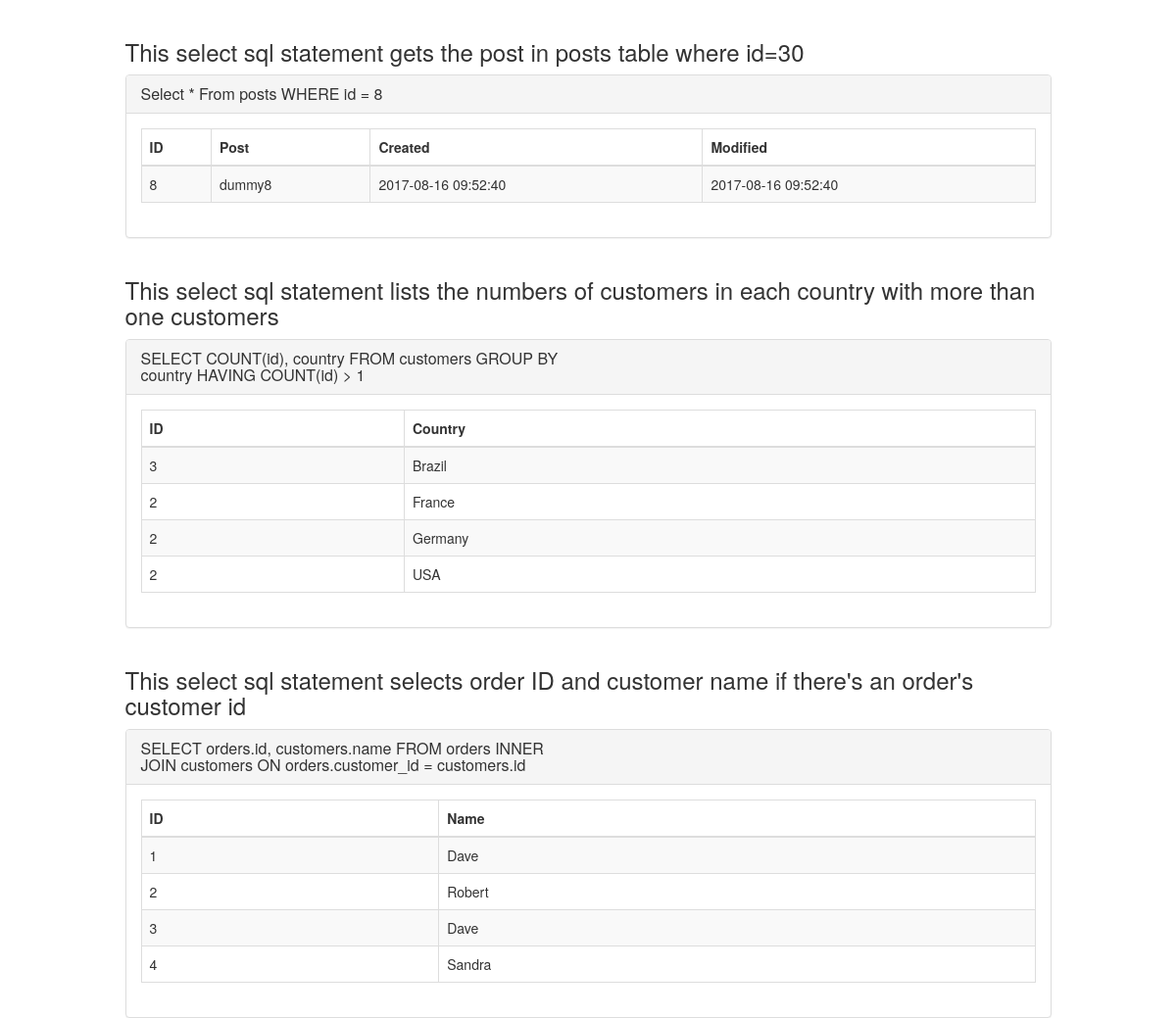
The app's page /database/database-3-4.php (upper part), older data.
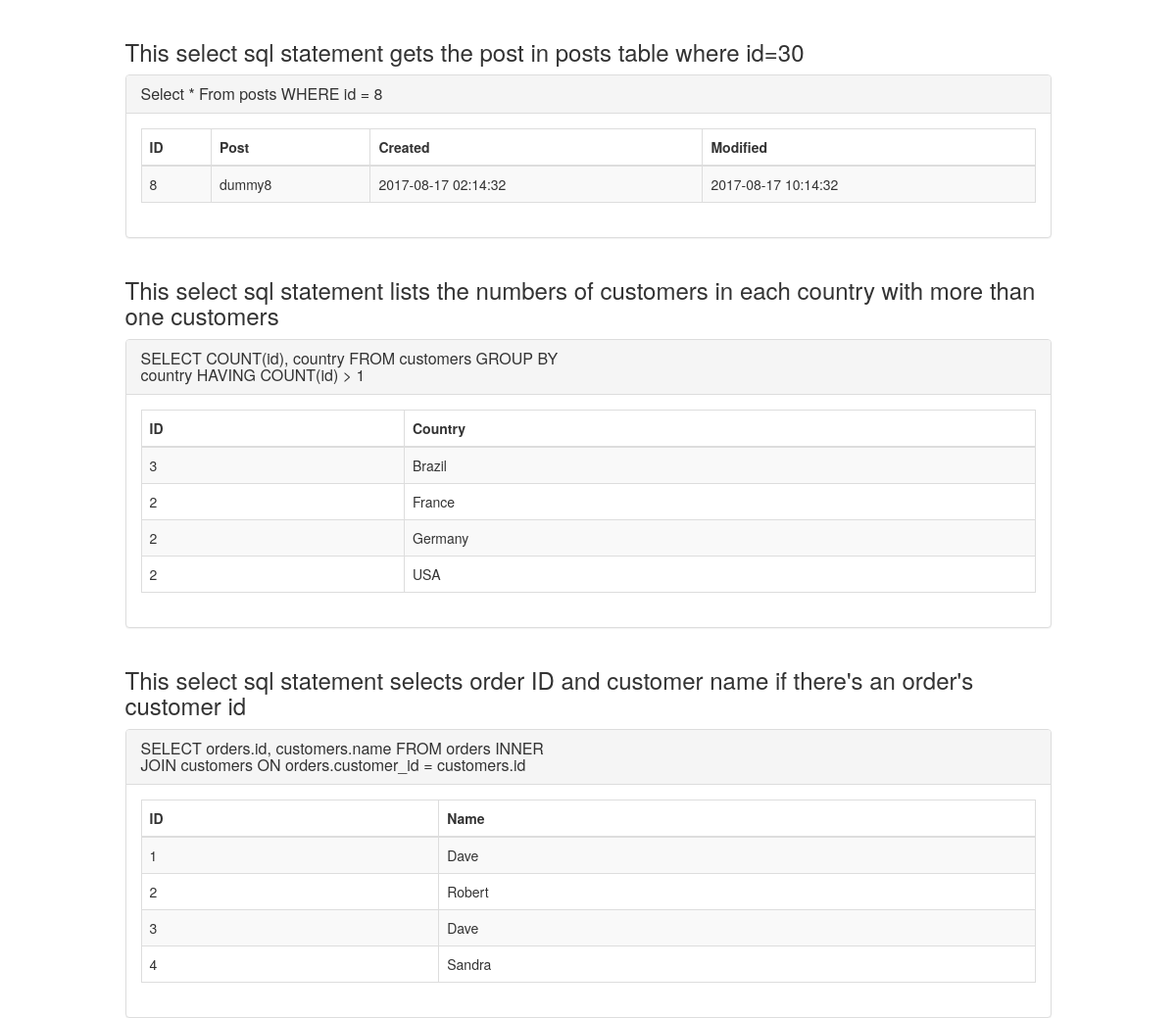
The same page, newer data.
### tables this page shows
CREATE TABLE `posts` (
  `id` int(11) UNSIGNED NOT NULL,
  `post` varchar(255) NOT NULL,
  `created` datetime DEFAULT NULL,
  `modified` datetime DEFAULT CURRENT_TIMESTAMP ON UPDATE CURRENT_TIMESTAMP
);

CREATE TABLE `orders` (
  `id` int(11) UNSIGNED NOT NULL,
  `customer_id` int(11) NOT NULL,
  `order_date` datetime NOT NULL DEFAULT CURRENT_TIMESTAMP,
  `order_name` varchar(255) NOT NULL
);

CREATE TABLE `customers` (
  `id` int(11) UNSIGNED NOT NULL,
  `name` varchar(255) NOT NULL,
  `country` varchar(255) NOT NULL
);

### database/Database.php (called while the page is built, shortened)
<?php
class Database
{
    private $host = 'localhost';
    private $user = 'root';
    private $pass = '';
    private $db = 'exercise_db';
    private $dbh;
    private $stmt;
    public function __construct()
    {
        $dsn = 'mysql:host='. $this->host . ';dbname='. $this->db;
        $options = array(
            PDO::ATTR_PERSISTENT    => true,
            PDO::ATTR_ERRMODE       => PDO::ERRMODE_EXCEPTION
        );
        try {
            $this->dbh = new PDO($dsn, $this->user, $this->pass, $options);
        } catch(PDOException $e)
        {
            echo $this->error = $e->getMessage();
        }
    }
    public function query($query)
    {
        $this->stmt = $this->dbh->prepare($query);
    }
    public function bind($param, $value, $type=null)
    {
        if(is_null($type)){
            switch(true) {
                case is_int($value):
                    $type = PDO::PARAM_INT;
                    break;
            }
        }
        $this->stmt->bindValue($param, $value, $type);
    }
    public function execute()
    {
        return $this->stmt->execute();
    }
    public function resultset()
    {
        $this->execute();
        return $this->stmt->fetchAll(PDO::FETCH_ASSOC);
    }
}

### database/database-3-4.php (the view, shortened to what this page needs)
<?php
require "Database.php";
$database = new Database();
$database->query('SELECT * FROM posts WHERE id = :id' );
$database->bind(':id', 8);
$posts = $database->resultset();
$database->query('SELECT COUNT(id), country FROM customers GROUP BY country HAVING COUNT(id) > 1');
$customersCount = $database->resultset();
$database->query('SELECT orders.id, customers.name FROM orders INNER JOIN customers ON orders.customer_id = customers.id');
$innerjoinIDs = $database->resultset();
?>
<!DOCTYPE html>
<html lang="en">
<head>
    <link rel="stylesheet" href="https://maxcdn.bootstrapcdn.com/bootstrap/3.3.7/css/bootstrap.min.css">
    <link href="//netdna.bootstrapcdn.com/font-awesome/4.0.3/css/font-awesome.min.css" rel="stylesheet">
</head>
<body>
<br/>
<div class="container">
    <div class="row">
        <div class="col-md-10 col-md-offset-1">
            <h3>This select sql statement gets the post in posts table where id=30</h3>
            <div class="panel panel-default panel-table">
                <div class="panel-heading">
                    <div class="row">
                        <div class="col col-xs-6">
                            <h3 class="panel-title">Select * From posts WHERE id = 8</h3>
                        </div>
                    </div>
                </div>
                <div class="panel-body">
                    <table class="table table-striped table-bordered table-list">
                        <thead>
                        <tr>
                            <th class="hidden-xs">ID</th>
                            <th>Post</th>
                            <th>Created</th>
                            <th>Modified</th>
                        </tr>
                        </thead>
                        <tbody>
                        <?php foreach($posts as $post): ?>
                            <tr>
                                <td><?php echo $post['id']; ?></td>
                                <td><?php echo $post['post']; ?></td>
                                <td><?php echo $post['created']; ?></td>
                                <td><?php echo $post['modified']; ?></td>
                            </tr>
                        <?php endforeach ?>
                        </tbody>
                    </table>
                </div>
            </div>
        </div>
    </div>
</div>
<div class="container">
    <div class="row">
        <div class="col-md-10 col-md-offset-1">
            <h3>This select sql statement lists the numbers of customers in each country with more than one customers</h3>
            <div class="panel panel-default panel-table">
                <div class="panel-heading">
                    <div class="row">
                        <div class="col col-xs-6">
                            <h3 class="panel-title">SELECT COUNT(id), country FROM customers GROUP BY country HAVING COUNT(id) > 1</h3>
                        </div>
                    </div>
                </div>
                <div class="panel-body">
                    <table class="table table-striped table-bordered table-list">
                        <thead>
                        <tr>
                            <th class="hidden-xs">ID</th>
                            <th>Country</th>
                        </tr>
                        </thead>
                        <tbody>
                        <?php foreach($customersCount as $customerCount): ?>
                            <tr>
                                <td><?php echo $customerCount['COUNT(id)']; ?></td>
                                <td><?php echo $customerCount['country']; ?></td>
                            </tr>
                        <?php endforeach ?>
                        </tbody>
                    </table>
                </div>
            </div>
        </div>
    </div>
</div>
<div class="container">
    <div class="row">
        <div class="col-md-10 col-md-offset-1">
            <h3>This select sql statement selects order ID and customer name if there's an order's customer id</h3>
            <div class="panel panel-default panel-table">
                <div class="panel-heading">
                    <div class="row">
                        <div class="col col-xs-6">
                            <h3 class="panel-title">SELECT orders.id, customers.name FROM orders INNER JOIN customers ON orders.customer_id = customers.id</h3>
                        </div>
                    </div>
                </div>
                <div class="panel-body">
                    <table class="table table-striped table-bordered table-list">
                        <thead>
                        <tr>
                            <th class="hidden-xs">ID</th>
                            <th>Name</th>
                        </tr>
                        </thead>
                        <tbody>
                        <?php foreach($innerjoinIDs as $innerjoinID): ?>
                            <tr>
                                <td><?php echo $innerjoinID['id']; ?></td>
                                <td><?php echo $innerjoinID['name']; ?></td>
                            </tr>
                        <?php endforeach ?>
                        </tbody>
                    </table>
                </div>
            </div>
        </div
    </div>
</div>
</body>
</html>

Row changes from the older to the newer data that the page shows:
changed posts "dummy8": created "2017-08-16 09:52:40" → "2017-08-17 02:14:32"; modified "2017-08-16 09:52:40" → "2017-08-17 10:14:32"
